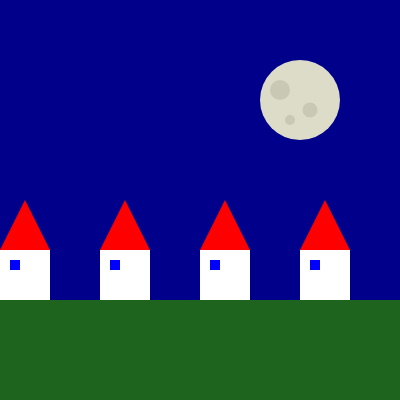
Frame 1 (no input)
Frame 60 (no input): identical to frame 1, image omitted
Frame 120 (the mouse pressed at the canvas centre since frame 60): identical to frame 1, image omitted

The p5.js sketch that drew this single still picture (run headless with seeded random() and noise() and a simulated clock; from frame 60 on, the mouse is pressed at the canvas centre):

// p5.js sketch
// ── sketch.js
function setup() {
  createCanvas(400, 400);
}

function draw() {
  //cielo scuro
  background("darkblue");
  
  // Disegna la luna
  fill(220, 220, 200);
  noStroke();
  circle(300, 100, 80, 80);
  
  // Disegna i crateri
  fill(200, 200, 180);
  circle(280, 90, 20, 20);
  circle(310, 110, 15, 15);
  circle(290, 120, 10, 10);

  // Disegna il prato
  fill(30, 100, 30);
  rect(0, 300, 400, 100);

  // Disegna casetta1 
  fill("white");
  rect(0, 250, 50, 50);

    // Disegna il tetto
    fill("red");
    triangle(0, 250, 25, 200, 50, 250);

      // Disegna finestra casetta1
      fill("blue");
      rect(10, 260, 10, 10);

  // Disegna casetta2  
  fill("white");
  rect(100, 250, 50, 50);

    // Disegna il tetto
    fill("red");
    triangle(100, 250, 125, 200, 150, 250);

      // Disegna finestra casetta2
      fill("blue");
      rect(110, 260, 10, 10);

  // Disegna casetta3 
  fill("white");
  rect(200, 250, 50, 50);

    // Disegna il tetto
    fill("red");
    triangle(200, 250, 225, 200, 250, 250);

      // Disegna finestra casetta3
      fill("blue");
      rect(210, 260, 10, 10);

  // Disegna casetta4 
  fill("white");
  rect(300, 250, 50, 50);

    // Disegna il tetto 
    fill("red");
    triangle(300, 250, 325, 200, 350, 250);

      // Disegna finestra casetta4
      fill("blue");
      rect(310, 260, 10, 10);
  }
  
  
